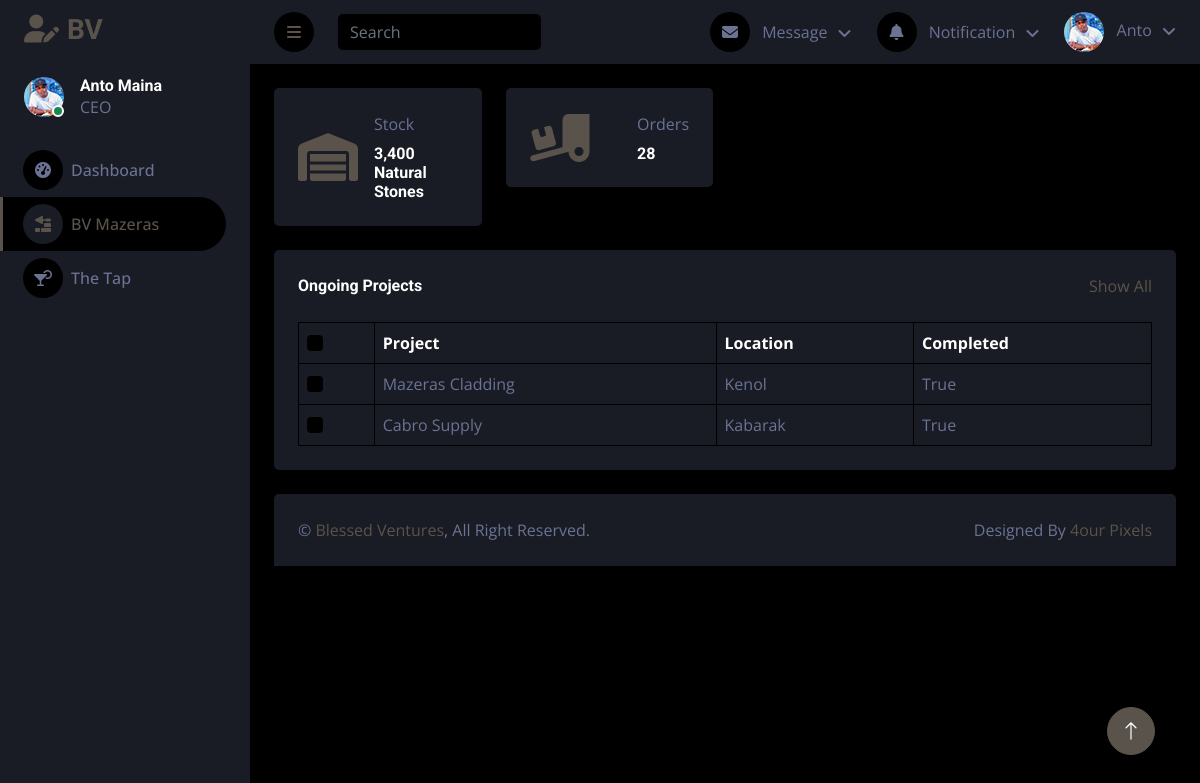
Screenshot of /mazeras/ with the database file from the repository.
### mazeras/models.py (models this page shows, shortened)
class Project(models.Model):
    name = models.CharField(max_length=100)
    description = models.TextField()
    location = models.CharField(max_length=100)
    stones = models.ManyToManyField(
        Stone, related_name='projects')
    created_at = models.DateTimeField(auto_now_add=True)
    status = models.BooleanField(default=False)

### mazeras/views.py (the view)
# urls.py: path("", include('mazeras.urls')),
def mazeras(request):
    projects = Project.objects.all()
    context = {
        'projects': projects,
    }
    return render(request, 'mazeras/mazeras.html', context)

### mazeras/templates/mazeras/mazeras.html (shortened to what this page needs)
{% load static %}
<!DOCTYPE html>
<html lang="en">
  <head>
    <link
      href="https://cdnjs.cloudflare.com/ajax/libs/font-awesome/5.10.0/css/all.min.css"
      rel="stylesheet"
    />
    <link
      href="https://cdn.jsdelivr.net/npm/bootstrap-icons@1.4.1/font/bootstrap-icons.css"
      rel="stylesheet"
    />
    <link
      href="{% static 'css/lib/owlcarousel/assets/owl.carousel.min.css' %}"
      rel="stylesheet"
    />
    <link
      href="{% static 'lib/tempusdominus/css/tempusdominus-bootstrap-4.min.css' %}"
      rel="stylesheet"
    />
    <link href="{% static 'css/bootstrap.min.css' %}" rel="stylesheet" />
    <link href="{% static 'css/style.css' %}" rel="stylesheet" />
    <link rel="stylesheet" href="https://cdnjs.cloudflare.com/ajax/libs/font-awesome/6.4.0/css/all.min.css" />
  </head>
  <body>
    <div class="container-fluid position-relative d-flex p-0">
      <div class="sidebar pe-4 pb-3">
        <nav class="navbar bg-secondary navbar-dark">
          <a href="{% url 'index' %}" class="navbar-brand mx-4 mb-3">
            <h3 class="text-primary"><i class="fa fa-user-edit me-2"></i>BV</h3>
          </a>
          <div class="d-flex align-items-center ms-4 mb-4">
            <div class="position-relative">
              <img
                class="rounded-circle"
                src="{% static 'img/user.jpg' %}"
                style="width: 40px; height: 40px"
              />
              <div
                class="bg-success rounded-circle border border-2 border-white position-absolute end-0 bottom-0 p-1"
              ></div>
            </div>
            <div class="ms-3">
              <h6 class="mb-0">Anto Maina</h6>
              <span>CEO</span>
            </div>
          </div>
          <div class="navbar-nav w-100">
            <a href="{% url 'dashboard' %}" class="nav-item nav-link"
              ><i class="fa fa-tachometer-alt me-2"></i>Dashboard</a
            >
            <a href="{% url 'mazeras' %}" class="nav-item nav-link active"
              ><i class="fa-solid fa-trowel-bricks me-2"></i>BV Mazeras</a
            >
            <a href="{% url 'thetap' %}" class="nav-item nav-link"
              ><i class="fa-solid fa-martini-glass-citrus me-2"></i>The Tap</a
            >
            </div>
          </div>
      </div>
      <div class="content">
        <nav
          class="navbar navbar-expand bg-secondary navbar-dark sticky-top px-4 py-0"
        >
          <a href="#" class="sidebar-toggler flex-shrink-0">
            <i class="fa fa-bars"></i>
          </a>
          <form class="d-none d-md-flex ms-4">
            <input
              class="form-control bg-dark border-0"
              type="search"
              placeholder="Search"
            />
          </form>
          <div class="navbar-nav align-items-center ms-auto">
            <div class="nav-item dropdown">
              <a
                href="#"
                class="nav-link dropdown-toggle"
                data-bs-toggle="dropdown"
              >
                <i class="fa fa-envelope me-lg-2"></i>
                <span class="d-none d-lg-inline-flex">Message</span>
              </a>
            </div>
            <div class="nav-item dropdown">
              <a
                href="#"
                class="nav-link dropdown-toggle"
                data-bs-toggle="dropdown"
              >
                <i class="fa fa-bell me-lg-2"></i>
                <span class="d-none d-lg-inline-flex">Notification</span>
              </a>
            </div>
            <div class="nav-item dropdown">
              <a
                href="#"
                class="nav-link dropdown-toggle"
                data-bs-toggle="dropdown"
              >
                <img
                  class="rounded-circle me-lg-2"
                       src="{% static 'img/user.jpg' %}"
                  alt=""
                  style="width: 40px; height: 40px"
                />
                <span class="d-none d-lg-inline-flex">Anto</span>
              </a>
            </div>
          </div>
        </nav>
        <div class="container-fluid pt-4 px-4">
          <div class="row g-4">
            <div class="col-sm-6 col-xl-3">
              <div
                class="bg-secondary rounded d-flex align-items-center justify-content-between p-4"
              >
                <i class="fa-solid fa-warehouse fa-3x text-primary"></i>
                <div class="ms-3">
                  <p class="mb-2">Stock</p>
                  <h6 class="mb-0">3,400 Natural Stones</h6>
                </div>
              </div>
            </div>
            <div class="col-sm-6 col-xl-3">
              <div
                class="bg-secondary rounded d-flex align-items-center justify-content-between p-4"
              >
                <i class="fa-solid fa-truck-ramp-box fa-3x text-primary"></i>
                <div class="ms-3">
                  <p class="mb-2">Orders</p>
                  <h6 class="mb-0">28</h6>
                </div>
              </div>
            </div>
          </div>
        </div>
        {% if project %}
        <div class="container d-flex-justify-content-evenly">
            <h1 class="text-danger fw-bold">No projects!</h1>
        </div>
        {% else %}
        <div class="container-fluid pt-4 px-4">
          <div class="bg-secondary text-center rounded p-4">
            <div class="d-flex align-items-center justify-content-between mb-4">
              <h6 class="mb-0">Ongoing Projects</h6>
              <a href="">Show All</a>
            </div>
            <div class="table-responsive">
              <table
                class="table text-start align-middle table-bordered table-hover mb-0"
              >
                <thead>
                  <tr class="text-white">
                    <th scope="col">
                      <input class="form-check-input" type="checkbox" />
                    </th>
                    <th scope="col">Project</th>
                    <th scope="col">Location</th>
                    <th scope="col">Completed</th>
                  </tr>
                </thead>
                <tbody>
                    {% for project in projects %}
                    <tr>
                        <td><input class="form-check-input" type="checkbox" /></td>
                        <td>{{ project.name }}</td>
                        <td>{{ project.location }}</td>
                        <td>{{ project.status }}</td>
                    </tr>
                    {% endfor %}
                </tbody>
              </table>
            </div>
          </div>
        </div>
        {% endif %}
        <div class="container-fluid pt-4 px-4">
          <div class="bg-secondary rounded-top p-4">
            <div class="row">
              <div class="col-12 col-sm-6 text-center text-sm-start">
                &copy; <a href="{% url 'index' %}">Blessed Ventures</a>, All
                Right Reserved.
              </div>
              <div class="col-12 col-sm-6 text-center text-sm-end">
                Designed By
                <a href="https://4ourpixels.github.io/4ourpixels/"
                  >4our Pixels</a
                >
              </div>
            </div>
          </div>
        </div>
      </div>
      <a href="#" class="btn btn-lg btn-primary btn-lg-square back-to-top"
        ><i class="bi bi-arrow-up"></i
      ></a>
  </body>
</html>

### mazeras/static/css/style.css (style rules this page uses)
:root { --primary: #5a534b; --secondary: #191c24; --light: #6c7293; --dark: #000000; }
.back-to-top { position: fixed; display: none; right: 45px; bottom: 45px; z-index: 99; }
.btn { transition: 0.5s; }
.btn-lg-square { width: 48px; height: 48px; }
.btn-square, .btn-sm-square, .btn-lg-square { padding: 0; display: inline-flex; align-items: center; justify-content: center; font-weight: normal; border-radius: 50px; }
.sidebar { position: fixed; top: 0; left: 0; bottom: 0; width: 250px; height: 100vh; overflow-y: auto; background: var(--secondary); transition: 0.5s; z-index: 999; }
.content { margin-left: 250px; min-height: 100vh; background: var(--dark); transition: 0.5s; }
@media (min-width: 992px) { .sidebar { margin-left: 0; } }
@media (min-width: 992px) { .content { width: calc(100% - 250px); } }
.sidebar .navbar .navbar-nav .nav-link { padding: 7px 20px; color: var(--light); font-weight: 500; border-left: 3px solid var(--secondary); border-radius: 0 30px 30px 0; outline: none; }
.sidebar .navbar .navbar-nav .nav-link:hover, .sidebar .navbar .navbar-nav .nav-link.active { color: var(--primary); background: var(--dark); border-color: var(--primary); }
.sidebar .navbar .navbar-nav .nav-link i { width: 40px; height: 40px; display: inline-flex; align-items: center; justify-content: center; background: var(--dark); border-radius: 40px; }
.sidebar .navbar .navbar-nav .nav-link:hover i, .sidebar .navbar .navbar-nav .nav-link.active i { background: var(--secondary); }
.content .navbar .navbar-nav .nav-link { margin-left: 25px; padding: 12px 0; color: var(--light); outline: none; }
.content .navbar .sidebar-toggler, .content .navbar .navbar-nav .nav-link i { width: 40px; height: 40px; display: inline-flex; align-items: center; justify-content: center; background: var(--dark); border-radius: 40px; }
.content .navbar .dropdown-toggle::after { margin-left: 6px; vertical-align: middle; border: none; content: "\f107"; font-family: "Font Awesome 5 Free"; font-weight: 900; transition: 0.5s; }

### rows the page displays
Project: name "Mazeras Cladding", location "Kenol", status "True"
Project: name "Cabro Supply", location "Kabarak", status "True"
